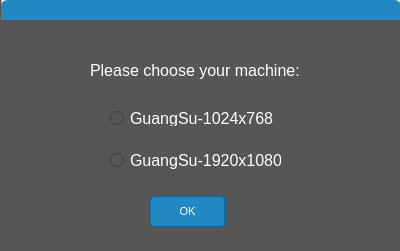
<?xml version="1.0" encoding="UTF-8"?>
<ui version="4.0">
 <class>ConfigSet</class>
 <widget class="QDialog" name="ConfigSet">
  <property name="geometry">
   <rect>
    <x>0</x>
    <y>0</y>
    <width>400</width>
    <height>251</height>
   </rect>
  </property>
  <property name="windowTitle">
   <string>Dialog</string>
  </property>
  <property name="styleSheet">
   <string notr="true">QRadioButton
{
font-family:&quot;Source Sans Pro&quot;;
	 font-size: 16px;
    font-weight: regular;
	color:#FFF;
}
QLineEdit
{	
	color: rgb(255, 255, 255);
}
QLabel
{
	font-family:&quot;Source Sans Pro&quot;;
	 font-size: 16px;
    font-weight: regular;
	color:#FFF;
}
QWidget
{
	background-color: rgb(86, 86, 86);
}
QPushButton,QToolButton
{
    color: #424344;
    font-family: &quot;Source Sans Pro&quot;;
    font-size: 11px;
    font-weight: regular;
}


QPushButton,QToolButton
{
    border: 1px solid yellow; /* dummy color -- is overridden below */
}

QPushButton,QToolButton
{
    border-radius: 4px;
    padding: 0px 15px;
   ;
    max-height: 100px;
    min-height: 25px;
}

QPushButton,QToolButton
{
    border-color: #C0C1C3;
    background-color: #F6F7F9;
}

QPushButton:hover,QToolButton:hover
{
    background-color: #FFF;
}

QToolButton:pressed, QPushButton:pressed, QPushButton[btn-secondary=true]:pressed, QPushButton[btn-icon=true]:pressed
{
    background-color: qlineargradient(x1:0, y1:0, x2:0, y2:1, stop:0 #E0E1E3, stop:.25 #F6F7F9);
}

/*QToolButton:disabled,*/ 
QPushButton:disabled
{
    background-color: #EAEBED;
    border-color: #E1E2E4;
    color: #C0C1C3;
}
QPushButton,QToolButton
{
    background-color: #2288C1;
    border-color: #006fa5;
    color: #fff;
}

QPushButton:hover,QToolButton:hover
{
    background-color: #6C22E2;
}

QPushButton:pressed
{
    background-color: qlineargradient(x1:0, y1:0, x2:0, y2:1, stop:0 #0072a9, stop:.25 #2288C1);
}


</string>
  </property>
  <widget class="QFrame" name="frame_title">
   <property name="geometry">
    <rect>
     <x>1</x>
     <y>-1</y>
     <width>400</width>
     <height>21</height>
    </rect>
   </property>
   <property name="styleSheet">
    <string notr="true">QFrame
{
	
	background-color: rgb(244, 244, 244);
}</string>
   </property>
   <property name="frameShape">
    <enum>QFrame::StyledPanel</enum>
   </property>
   <property name="frameShadow">
    <enum>QFrame::Raised</enum>
   </property>
   <widget class="QFrame" name="frame_title_2">
    <property name="geometry">
     <rect>
      <x>-1</x>
      <y>1</y>
      <width>402</width>
      <height>21</height>
     </rect>
    </property>
    <property name="styleSheet">
     <string notr="true">QFrame
{
	border-top-left-radius:8px;
    border-top-right-radius: 8px;
	background-color: rgb(34, 136, 193);
}</string>
    </property>
    <property name="frameShape">
     <enum>QFrame::StyledPanel</enum>
    </property>
    <property name="frameShadow">
     <enum>QFrame::Raised</enum>
    </property>
   </widget>
  </widget>
  <widget class="QLabel" name="label">
   <property name="geometry">
    <rect>
     <x>90</x>
     <y>50</y>
     <width>221</width>
     <height>41</height>
    </rect>
   </property>
   <property name="text">
    <string>Please choose your machine:</string>
   </property>
  </widget>
  <widget class="QRadioButton" name="radioButton">
   <property name="geometry">
    <rect>
     <x>110</x>
     <y>110</y>
     <width>201</width>
     <height>16</height>
    </rect>
   </property>
   <property name="text">
    <string>GuangSu-1024x768</string>
   </property>
  </widget>
  <widget class="QRadioButton" name="radioButton_2">
   <property name="geometry">
    <rect>
     <x>110</x>
     <y>150</y>
     <width>171</width>
     <height>21</height>
    </rect>
   </property>
   <property name="text">
    <string>GuangSu-1920x1080</string>
   </property>
  </widget>
  <widget class="QPushButton" name="OK_pushButton">
   <property name="geometry">
    <rect>
     <x>150</x>
     <y>196</y>
     <width>75</width>
     <height>31</height>
    </rect>
   </property>
   <property name="text">
    <string>OK</string>
   </property>
  </widget>
 </widget>
 <resources/>
 <connections>
  <connection>
   <sender>OK_pushButton</sender>
   <signal>clicked()</signal>
   <receiver>ConfigSet</receiver>
   <slot>accept()</slot>
   <hints>
    <hint type="sourcelabel">
     <x>187</x>
     <y>211</y>
    </hint>
    <hint type="destinationlabel">
     <x>199</x>
     <y>125</y>
    </hint>
   </hints>
  </connection>
 </connections>
</ui>
